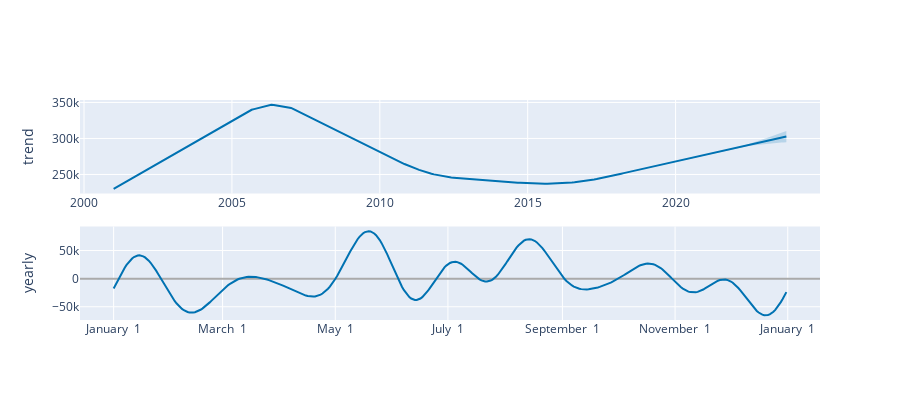

Source (notebook cell):
### Markdown cell above
## Plotting the trend and yearly data

### Code cell
plot_components_plotly(m, forecast)

### Figure 1 — Plotly figure (JSON) as saved in the notebook; plotly's stock layout.template omitted (floating-point values rounded to 4 significant figures; data arrays with more than 128 entries replaced by an {"elided": "..."} marker saying what was removed)
{"data": [{"line": {"color": "#0072B2", "width": 2}, "mode": "lines", "name": "trend", "type": "scatter", "x": {"elided": "274 str values"}, "xaxis": "x", "y": {"elided": "274 float values"}, "yaxis": "y"}, {"line": {"color": "rgba(0, 114, 178, 0.2)", "width": 0}, "mode": "lines", "name": "trend_upper", "type": "scatter", "x": {"elided": "274 str values"}, "xaxis": "x", "y": {"elided": "274 float values"}, "yaxis": "y"}, {"fill": "tonexty", "fillcolor": "rgba(0, 114, 178, 0.2)", "line": {"color": "rgba(0, 114, 178, 0.2)", "width": 0}, "mode": "lines", "name": "trend_lower", "type": "scatter", "x": {"elided": "274 str values"}, "xaxis": "x", "y": {"elided": "274 float values"}, "yaxis": "y"}, {"line": {"color": "#0072B2", "width": 2}, "mode": "lines", "name": "yearly", "type": "scatter", "x": {"elided": "365 str values"}, "xaxis": "x2", "y": {"elided": "365 float values"}, "yaxis": "y2"}], "layout": {"height": 400, "showlegend": false, "width": 900, "xaxis": {"anchor": "y", "domain": [0, 1], "range": ["1999-11-12T15:36:00", "2024-11-18T08:24:00"], "type": "date"}, "xaxis2": {"anchor": "y2", "domain": [0, 1], "range": ["2016-12-13T18:54:02.958904115", "2018-01-18T11:04:57.863013581"], "tickformat": "%B %e", "type": "date"}, "yaxis": {"anchor": "x", "domain": [0.575, 1], "rangemode": "normal", "title": {"text": "trend"}, "zerolinecolor": "#AAA"}, "yaxis2": {"anchor": "x2", "domain": [0, 0.425], "title": {"text": "yearly"}, "zerolinecolor": "#AAA"}}}
